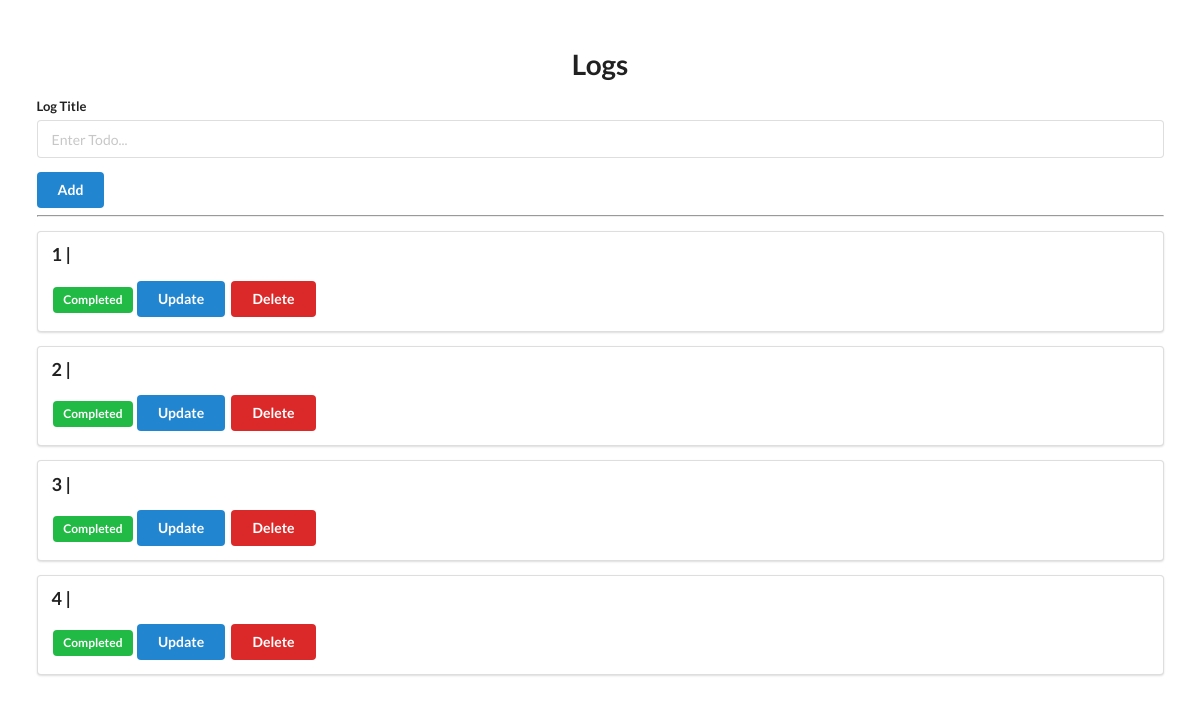
Before: / with the older database file.
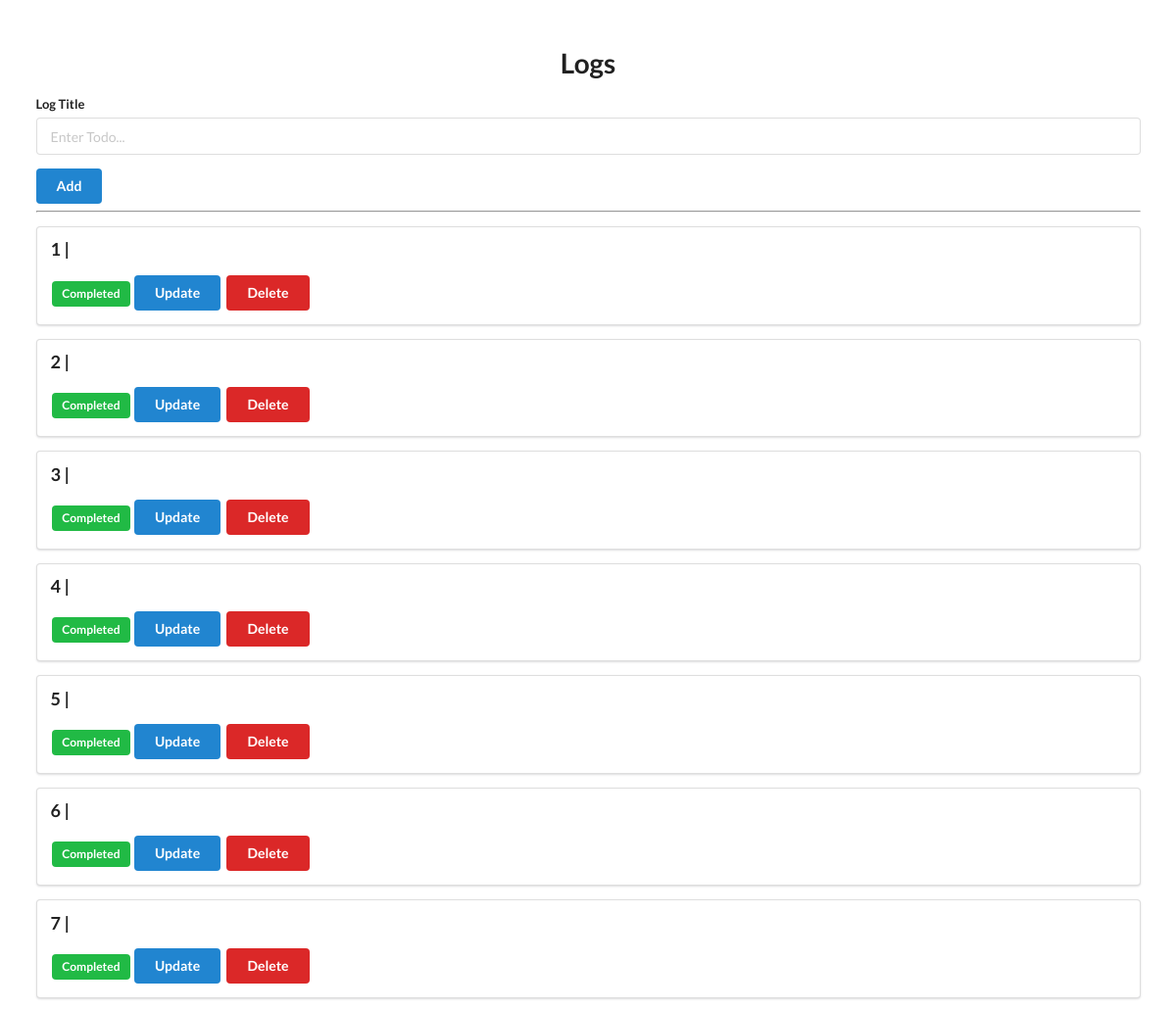
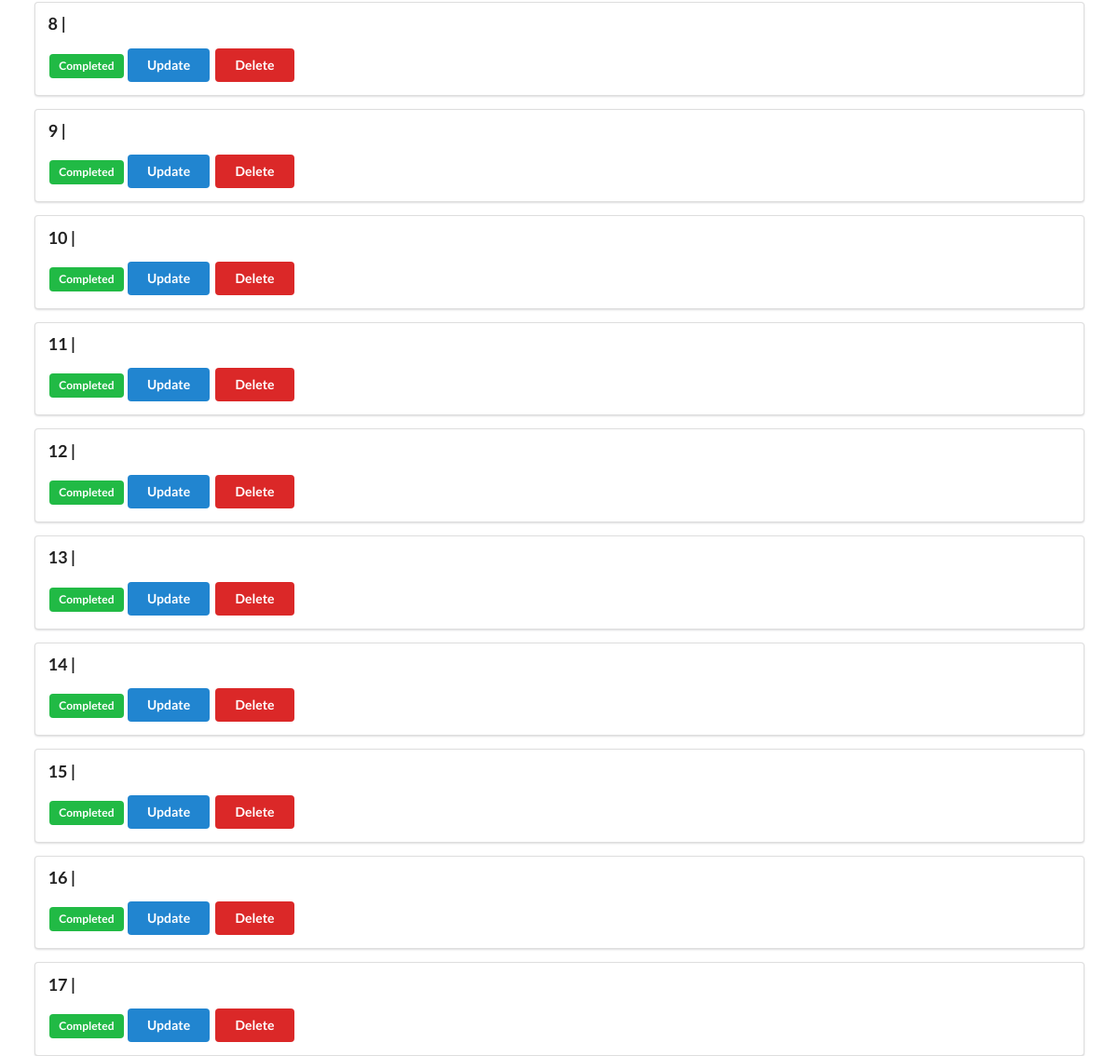
After: the same page with the newer database file (2 pictures, top to bottom).
### models.py (models this page shows)
class Logdb(Base):
    __tablename__ = "logdb"
    id = Column(Integer, primary_key=True, index=True)                      # id's
    ts = Column(DateTime(timezone=True), server_default=func.now())         # timestamp of entry

### app.py (the view)
@app.get("/")
def home(request: Request, db: Session = Depends(get_db)):
  logs = db.query(models.Logdb).all()
  return templates.TemplateResponse("base.html", {"request": request, "log_list": logs})

### templates/base.html (shortened to what this page needs)
<!DOCTYPE html>
<html lang="en">
<head>
    <link rel="stylesheet" href="https://cdn.jsdelivr.net/npm/semantic-ui@2.4.2/dist/semantic.min.css">
</head>
<body>
    <div style="margin-top: 50px;" class="ui container">
        <h1 class="ui center aligned header">Logs</h1>
        <form class="ui form" action="/add" method="post">
            <div class="field">
                <label>Log Title</label>
                <input type="text" name="log_entry" placeholder="Enter Todo..."><br>
            </div>
            <button class="ui blue button" type="submit">Add</button>
        </form>
        <hr>
        {% for log in log_list %}
        <div class="ui segment">
            <p class="ui big header">{{ log.id }} | {{ log.log_entry }}</p>
            {% if log.log_reviewed == False %}
            <span class="ui gray label">Not Complete</span>
            {% else %}
            <span class="ui green label">Completed</span>
            {% endif %}
            <a class="ui blue button" href="/update/{{ log.id }}">Update</a>
            <a class="ui red button" href="/delete/{{ log.id }}">Delete</a>
        </div>
        {% endfor %}
    </div>
</body>
</html>

Changed rows visible on the page:
added Logdb: id "5"
added Logdb: id "6"
added Logdb: id "7"
added Logdb: id "8"
added Logdb: id "9"
added Logdb: id "10"
added Logdb: id "11"
added Logdb: id "12"
added Logdb: id "13"
added Logdb: id "14"
added Logdb: id "15"
added Logdb: id "16"
added Logdb: id "17"
